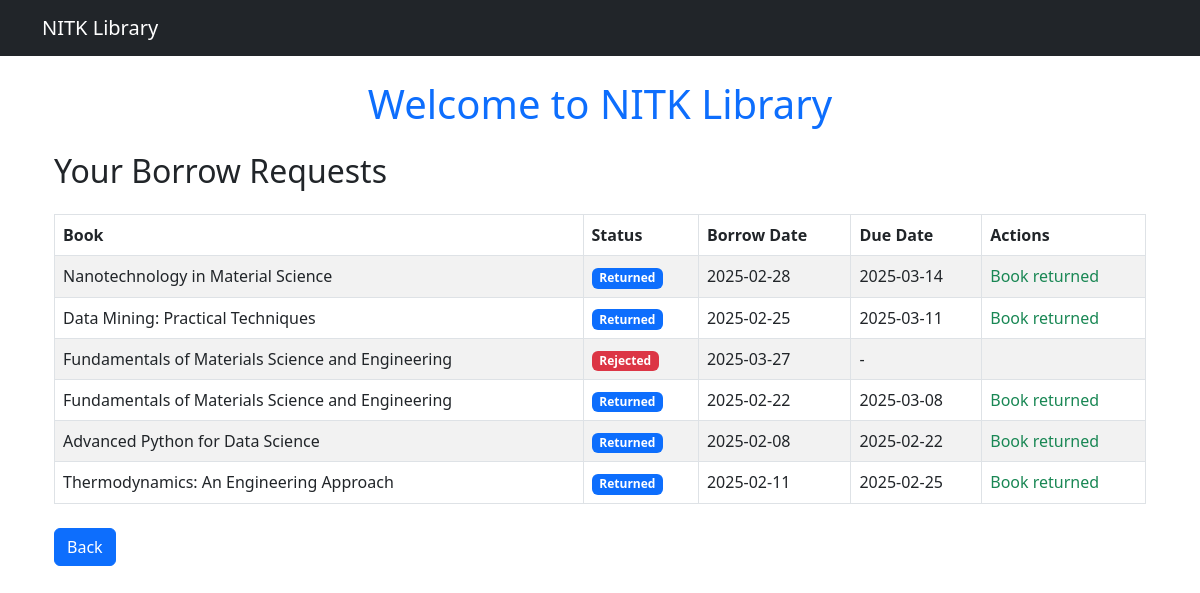
Screenshot of /borrow/status/ (signed in) with the database file from the repository.
### borrowing/models.py (models this page shows, shortened)
class Borrow(models.Model):
    STATUS_CHOICES = [
        ('Pending', 'Pending'),
        ('Approved', 'Approved'),
        ('Rejected', 'Rejected'),
        ('Returned', 'Returned'),
        ('Pending Return','Pending Return')
    ]
    student = models.ForeignKey(Student, on_delete=models.CASCADE)
    book = models.ForeignKey(Book, on_delete=models.CASCADE, null=True, blank=True)
    journal = models.ForeignKey(Journal, on_delete=models.CASCADE, null=True, blank=True)
    borrow_date = models.DateTimeField(default=timezone.now)
    due_date = models.DateTimeField(null=True, blank=True)
    return_date = models.DateTimeField(null=True, blank=True)
    is_returned = models.BooleanField(default=False)
    is_overdue = models.BooleanField(default=False)
    status = models.CharField(max_length=20, choices=STATUS_CHOICES, default='Pending')

### books/models.py (models this page shows, shortened)
class Book(models.Model):
    GenreChoices = [
    ('Metallurgy', 'METALLURGY'),
    ('Computer Science', 'CS'),
    ('ECE', 'ECE'),
    ('EEE', 'EEE'),
    ('Mechanical', 'MECHANICAL'),
    ('Civil', 'CIVIL'),
    ('AI', 'AI'),
    ('Data Science', 'DATA_SCIENCE'),
    ('Mining', 'MINING'),
    ('IT', 'IT')
]
    title = models.CharField(max_length=255)
    author = models.ForeignKey(Author, on_delete=models.CASCADE)
    publisher = models.CharField(max_length=255)
    pages = models.IntegerField(validators=[MinValueValidator(1)])
    price = models.DecimalField(max_digits=8, decimal_places=2)
    genre = models.CharField(max_length=50, choices=GenreChoices)
    topics = models.TextField(blank=True, null=True)
    available_copies = models.IntegerField(default=1, validators=[MinValueValidator(0)])

### borrowing/views.py (the view)
# urls.py: path("status/", borrow_status, name="borrow_status"),
@login_required
def borrow_status(request):
    if not hasattr(request.user, "student"):
        return redirect("login")
    borrow_requests = Borrow.objects.filter(student__user=request.user)
    return render(request, "borrow_status.html", {"borrow_requests": borrow_requests})

### borrowing/templates/borrow_status.html
{% extends "base.html" %}
{% block content %}
<div class="container mt-4">
    <h2 class="mb-4">Your Borrow Requests</h2>
    <table class="table table-striped table-bordered">
        <thead class="thead-dark">
            <tr>
                <th>Book</th>
                <th>Status</th>
                <th>Borrow Date</th>
                <th>Due Date</th>
                <th>Actions</th>
            </tr>
        </thead>
        <tbody>
            {% for request in borrow_requests %}
            <tr>
                <td>{{ request.book.title }}</td>
                <td>
                    {% if request.status == "Pending" %}
                        <span class="badge bg-warning text-dark">Pending</span>
                    {% elif request.status == "Approved" %}
                        <span class="badge bg-success">Approved</span>
                    {% elif request.status == "Pending Return" %}
                        <span class="badge bg-info">Pending Return</span>
                    {% elif request.status == "Returned" %}
                        <span class="badge bg-primary">Returned</span>
                    {% else %}
                        <span class="badge bg-danger">Rejected</span>
                    {% endif %}
                </td>
                <td>{{ request.borrow_date|date:"Y-m-d" }}</td>
                <td>{% if request.due_date %}{{ request.due_date|date:"Y-m-d" }}{% else %} - {% endif %}</td>
                <td>
                    {% if request.status == "Approved" and not request.is_returned %}
                        <a href="{% url 'request_return_book' request.id %}" class="btn btn-danger btn-sm">Return Book</a>
                    {% elif request.status == "Pending Return" %}
                        <span class="text-info">Return requested</span>
                    {% elif request.status == "Returned" %}
                        <span class="text-success">Book returned</span>
                    {% endif %}
                </td>
            </tr>
            {% empty %}
            <tr>
                <td colspan="5" class="text-center">No borrow requests found.</td>
            </tr>
            {% endfor %}
        </tbody>
    </table>
    <div class="mt-4">
        <button class="btn btn-primary" onclick="history.back()">Back</button>
    </div>
</div>
{% endblock %}

### rows the page displays
Borrow: book "Nanotechnology in Material Science", status "Returned", borrow_date "2025-02-28", due_date "2025-03-14"
Borrow: book "Data Mining: Practical Techniques", status "Returned", borrow_date "2025-02-25", due_date "2025-03-11"
Borrow: book "Fundamentals of Materials Science and Engineering", status "Rejected", borrow_date "2025-03-27"
Borrow: book "Fundamentals of Materials Science and Engineering", status "Returned", borrow_date "2025-02-22", due_date "2025-03-08"
Borrow: book "Advanced Python for Data Science", status "Returned", borrow_date "2025-02-08", due_date "2025-02-22"
Borrow: book "Thermodynamics: An Engineering Approach", status "Returned", borrow_date "2025-02-11", due_date "2025-02-25"
